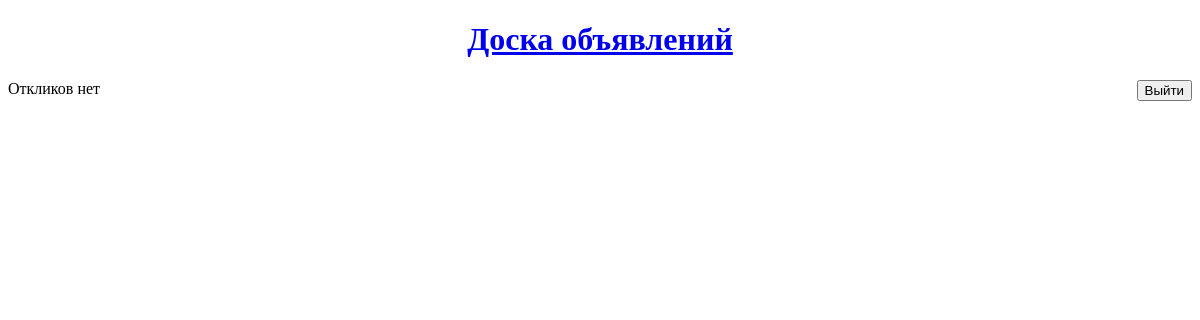
Before: /6/responses/ (signed in) with the older database file.
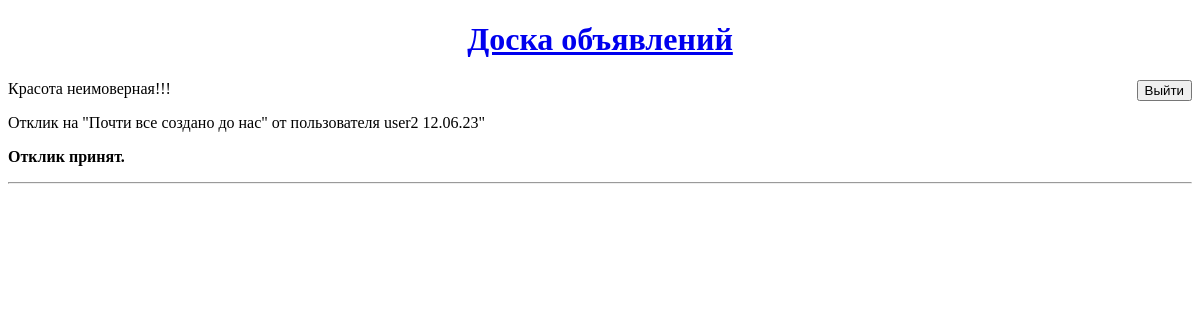
After: the same page with the newer database file.
### board/models.py (models this page shows, shortened)
class Response(models.Model):
    text = models.TextField()
    time_in = models.DateTimeField(auto_now_add=True)
    user = models.ForeignKey(User, on_delete=models.CASCADE)
    post = models.ForeignKey(Post, on_delete=models.CASCADE)
    accept = models.CharField(max_length=1, null=True)

class Post(models.Model):
    CATEGORIES = [
        ('Tanks', 'Танки'),
        ('Heales', 'Хилы'),
        ('DD', 'ДД'),
        ('Traders', 'Торговцы'),
        ('Guildmasters', 'Гилдмастеры'),
        ('Questgivers', 'Квестгиверы'),
        ('Blacksmiths', 'Кузнецы'),
        ('Tanners', 'Кожевники'),
        ('Poitionsmasters', 'Зельевары'),
        ('Spellmasters', 'Мастера заклинаний'),
    ]
    author = models.ForeignKey(User, on_delete=models.CASCADE)
    title = models.CharField(max_length=255)
    content = RichTextUploadingField()
    category = models.CharField(max_length=48, choices=CATEGORIES)
    created = models.DateTimeField(auto_now_add=True)
    file = models.FileField(upload_to='user_media')

### board/views.py (the view)
# urls.py: path('<int:pk>/responses/', views.PostResponseList.as_view(), name="response_post"),
class PostResponseList(LoginRequiredMixin, generic.ListView):
    model = Response
    template_name = 'response_list.html'
    context_object_name = 'response_list'
    def get_queryset(self):
        pk=self.kwargs.get('pk')
        queryset = Response.objects.filter(post__author=self.request.user, post__id=pk)
        return queryset

### board/templates/response_list.html (shortened to what this page needs)
{% extends 'main.html' %}
    {% block content %}
    {% if response_list %}
        {% for response in response_list %}
        {% if response.accept == 'Y' or response.accept is None %}
            <p>{{ response.text }}</p>
            <p>Отклик на "{{ response.post.title }}" от пользователя {{ response.user }} {{ response.time_in|date:'d.m.y' }}"</p>
                    {% if response.accept == 'Y' %}
                        <p><b>Отклик принят. </p>
                    {% else %}
                        <a href="{% url 'accept' pk=response.pk %}"><button>Принять</button></a>
                        <a href="{% url 'deny' pk=response.pk %}"><button>Отклонить</button></a>
                    {% endif %}
                <hr>
            {% endif %}
        {% endfor %}
    {% else %}
        Откликов нет
    {% endif %}
    {% endblock content %}

Changed rows visible on the page:
added Response: text "Красота неимоверная!!!", post "Почти все создано до нас", user "user2", time_in "12.06.23", accept "Отклик принят."
Other visible differences:
text no longer shown: "Откликов нет"
